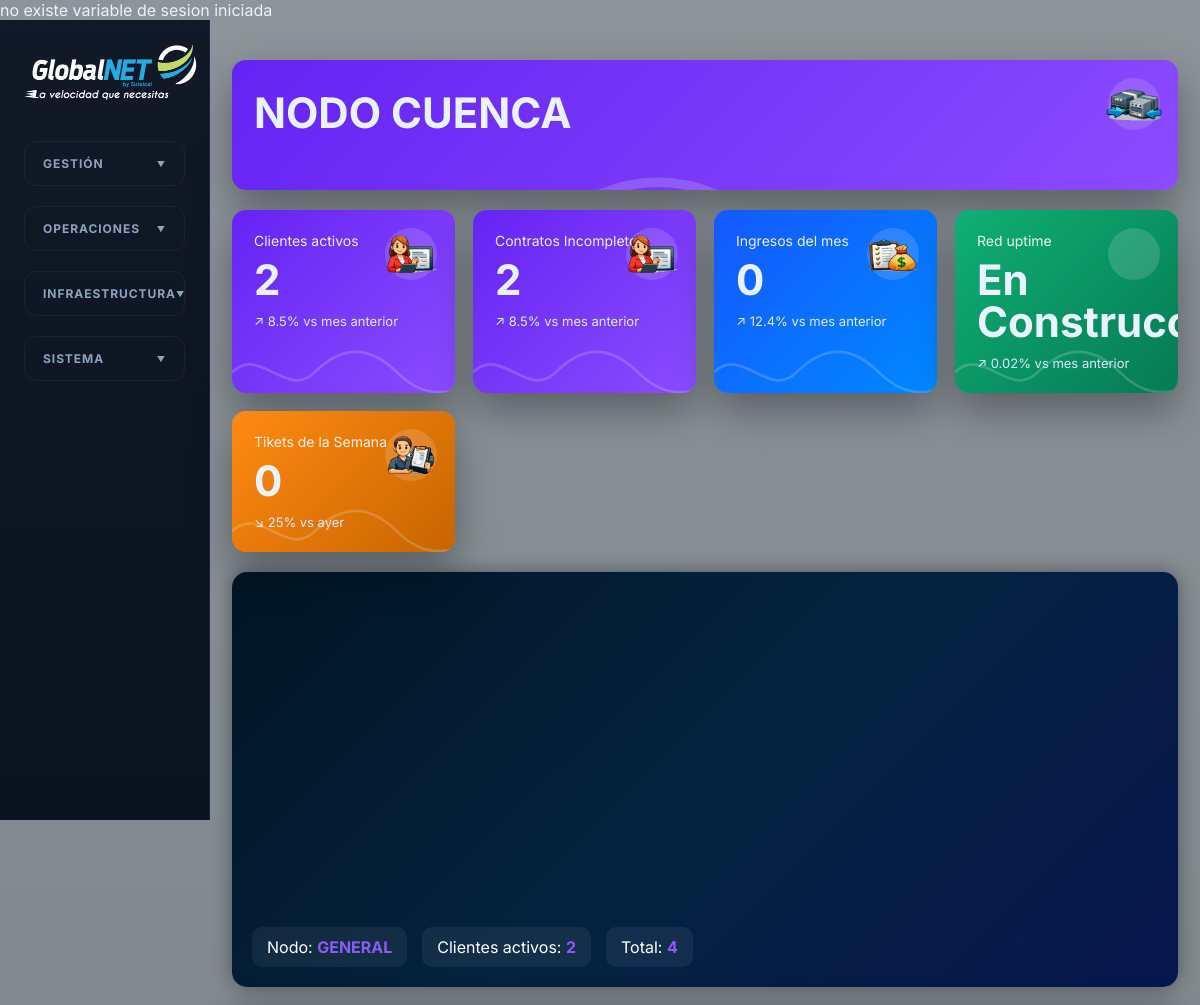
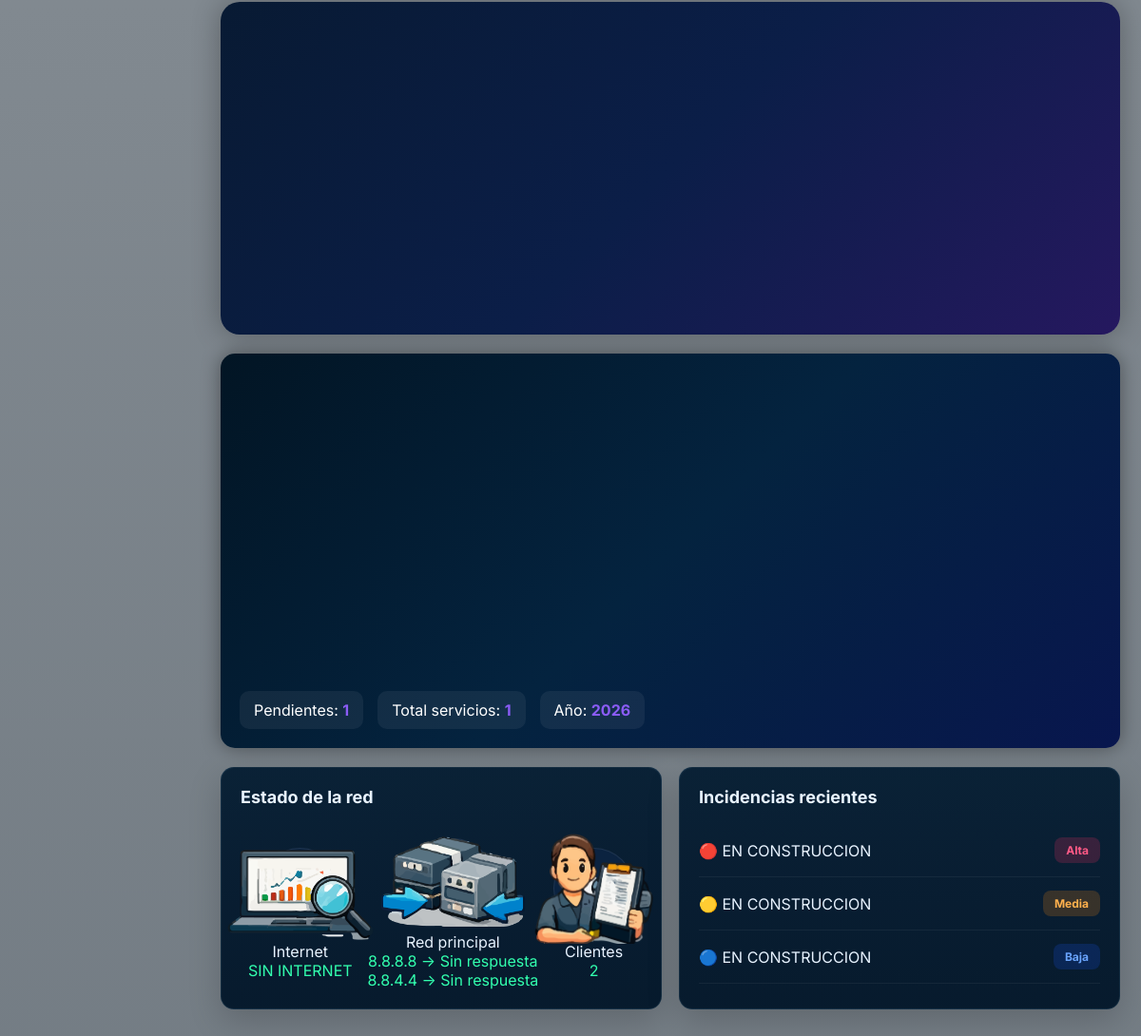
/menu_principal/panel.php, run on an earlier commit of the app's database (2 pictures, top to bottom).
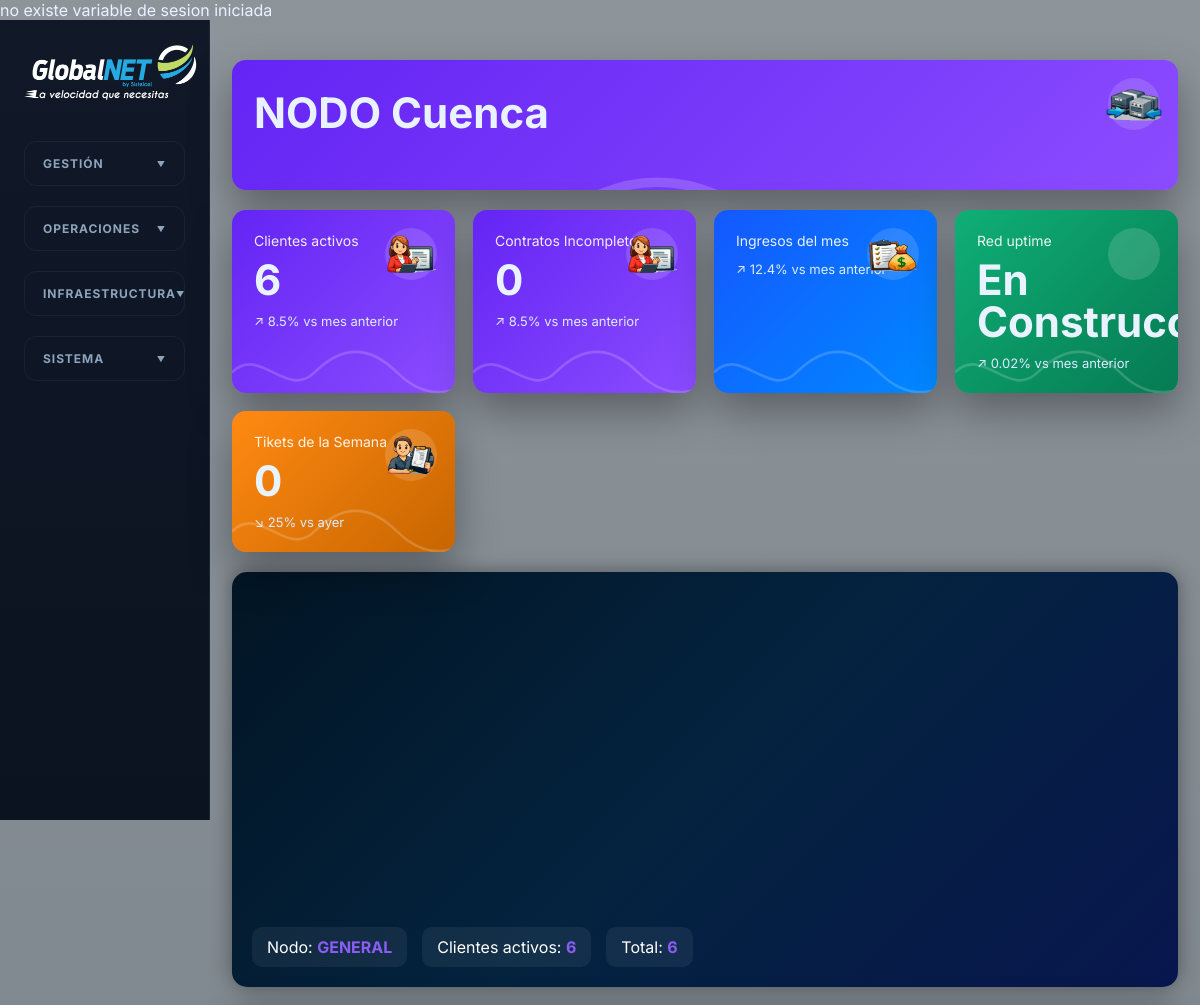
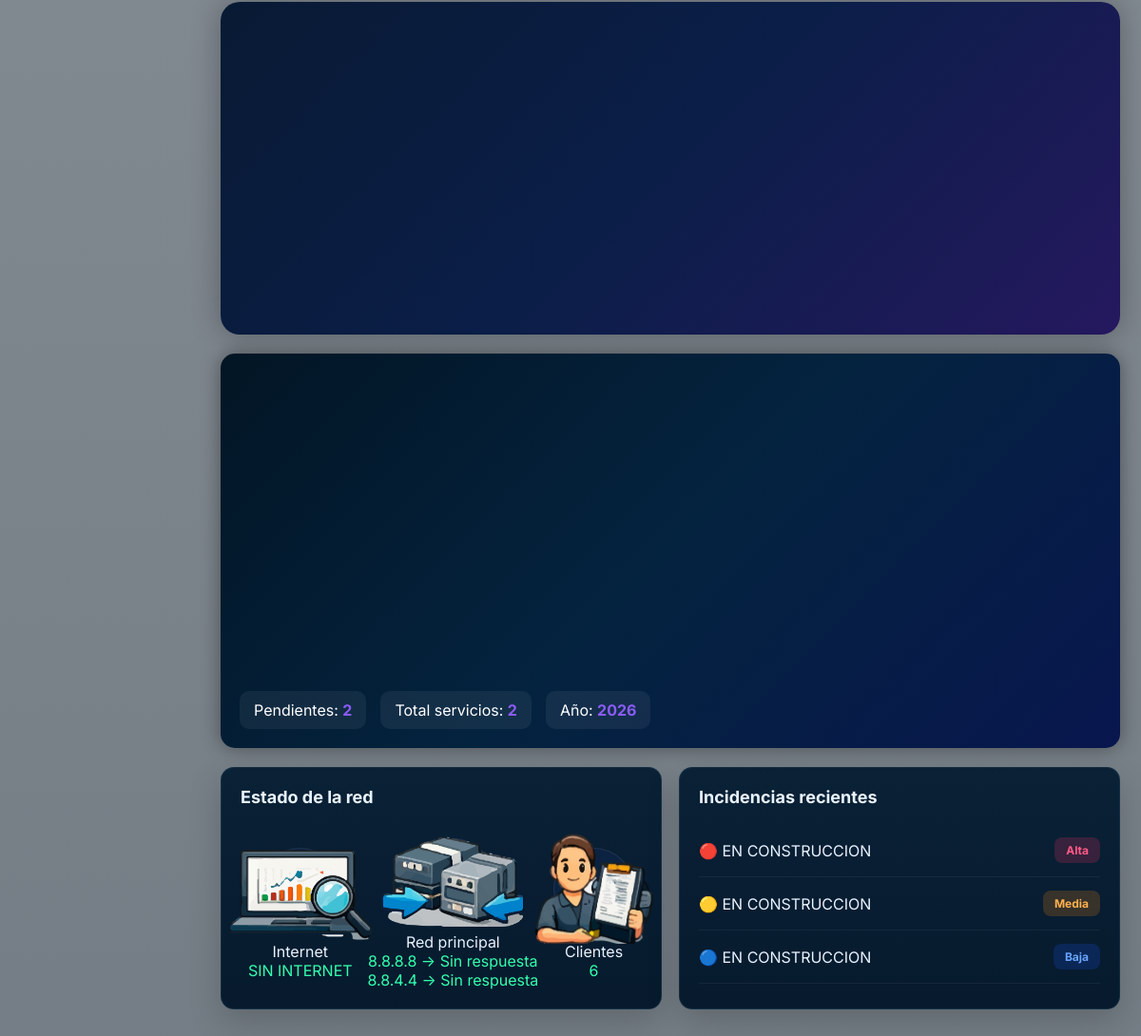
And on a later commit of the database (2 pictures, top to bottom).
### tables this page shows
CREATE TABLE `nodo` (
  `id` int NOT NULL AUTO_INCREMENT,
  `codigo` varchar(255) NOT NULL DEFAULT 'vacio',
  `puesto` varchar(255) NOT NULL DEFAULT 'vacio',
  `provincia` varchar(255) NOT NULL DEFAULT '0',
  `canton` varchar(255) NOT NULL DEFAULT '0',
  `parroquia` varchar(255) NOT NULL DEFAULT '0',
  PRIMARY KEY (`id`)
);

### menu_principal/panel.php (the view, shortened to what the changed rows need)
<!DOCTYPE html>
<html lang="es">
<head>
<?php
require('../conectar.php');
	?>
  <link rel="stylesheet" href="../css/styles.css" />
</head>
<body>
  <div class="app-shell">
    <main class="content">
<?php
function obtenerPing($ip){
    $sistema = strtoupper(substr(PHP_OS, 0, 3));
    if($sistema == 'WIN'){
        $comando = "ping -n 1 ".$ip;
    }else{
        $comando = "ping -c 1 ".$ip." 2>&1";
    }
    $salida = shell_exec($comando);
    if(preg_match('/time[=<]?\s*([0-9\.]+)/i', $salida, $coincidencia)){
        return $coincidencia[1]." ms";
    }elseif(preg_match('/tiempo[=<]?\s*([0-9\.]+)/i', $salida, $coincidencia)){
        return $coincidencia[1]." ms";
    }else{
        return "Sin respuesta";
    }
}
$ping1 = obtenerPing("8.8.8.8");
$ping2 = obtenerPing("8.8.4.4");
?>
<?php
$sqlnodos = "SELECT * FROM nodo";
$resultadonodos = $conn->query($sqlnodos);
while($filanodo = $resultadonodos->fetch_assoc()){
    $puesto = $filanodo['puesto'];
    $codigo = $filanodo['codigo'];
	?>
	<div class="isp-card isp-purple">
    <div class="isp-card-value">NODO <?php echo $puesto;?></div>
	<div class="isp-card-icon"><img src="../images/sistema/41.png" width="64" height="38" alt=""/></div>
    </div>
	<br>
	<?php
	$sql = "
SELECT
    COUNT(contratos.id) AS cantidad_activos,
    SUM(productos.preciouno) AS total
FROM contratos
INNER JOIN productos
ON contratos.producto = productos.id
WHERE contratos.estado='activo'
AND contratos.nodo='$codigo'
";
$resultado = $conn->query($sql);
$cantidad_activos = 0;
if($resultado){
    $fila = $resultado->fetch_assoc();
    $cantidad_activos = $fila['cantidad_activos'];
}
?>
<?php
$lunes = date('Y-m-d', strtotime('monday this week'));
$domingo = date('Y-m-d', strtotime('sunday this week'));
$sql = "
SELECT COUNT(id) AS total_semana
FROM clienteasignar
WHERE fecha BETWEEN '$lunes' AND '$domingo'
";
$resultado = $conn->query($sql);
$total_semana = 0;
if($resultado){
    $fila = $resultado->fetch_assoc();
    $total_semana = $fila['total_semana'];
}
$estado_internet = "SIN INTERNET";
?>
<?php
	$sql = "
SELECT
    COUNT(contratos.id) AS cantidad_activos,
    SUM(productos.preciouno) AS total
FROM contratos
INNER JOIN productos
ON contratos.producto = productos.id
WHERE contratos.estado!='activo'
AND contratos.nodo='$codigo'
";
$resultado = $conn->query($sql);
$total = 0;
$cantidad_incompletos = 0;
if($resultado){
    $fila = $resultado->fetch_assoc();
    $total = $fila['total'];
    $cantidad_incompletos = $fila['cantidad_activos'];
}
?>
<div class="isp-dashboard">
    <div class="isp-cards">
        <div class="isp-card isp-purple">
            <div class="isp-card-title">Clientes activos </div>
            <div class="isp-card-value"><?php echo $cantidad_activos;?></div>
            <div class="isp-card-footer">↗ 8.5% vs mes anterior</div>
            <div class="isp-card-icon"><img src="../images/sistema/14.png" width="64" height="38" alt=""/></div>
        </div>
		<div class="isp-card isp-purple">
            <div class="isp-card-title">Contratos Incompletos </div>
            <div class="isp-card-value"><?php echo $cantidad_incompletos;?></div>
            <div class="isp-card-footer">↗ 8.5% vs mes anterior</div>
            <div class="isp-card-icon"><img src="../images/sistema/14.png" width="64" height="38" alt=""/></div>
        </div>
        <div class="isp-card isp-blue">
            <div class="isp-card-title">Ingresos del mes</div>
            <div class="isp-card-value"><?php echo $total;?></div>
            <div class="isp-card-footer">↗ 12.4% vs mes anterior</div>
            <div class="isp-card-icon"><img src="../images/sistema/36.png" width="64" height="38" alt=""/></div>
        </div>
        <div class="isp-card isp-green">
            <div class="isp-card-title">Red uptime</div>
            <div class="isp-card-value">En Construccion</div>
            <div class="isp-card-footer">↗ 0.02% vs mes anterior</div>
            <div class="isp-card-icon"></div>
        </div>
        <div class="isp-card isp-orange">
            <div class="isp-card-title">Tikets de la Semana</div>
            <div class="isp-card-value"><?php echo $total_semana;?></div>
            <div class="isp-card-footer">↘ 25% vs ayer</div>
            <div class="isp-card-icon"><img src="../images/sistema/10.png" width="64" height="38" alt=""/></div>
        </div>
    </div>
	<?php
$sqlTotal = "SELECT COUNT(*) total FROM contratos";
$resTotal = mysqli_query($con,$sqlTotal);
$rowTotal = mysqli_fetch_assoc($resTotal);
$totalContratos = $rowTotal['total'];
$sqlActivos = "
SELECT COUNT(*) total
FROM contratos
WHERE estado LIKE 'ACTIVO'
";
$resActivos = mysqli_query($con,$sqlActivos);
$rowActivos = mysqli_fetch_assoc($resActivos);
$activos = $rowActivos['total'];
?>
	<link rel="stylesheet" href="https://cdnjs.cloudflare.com/ajax/libs/font-awesome/6.5.2/css/all.min.css">
<div class="contenedor-grafico">
	<div id="grafico_contratos"></div>
    <div class="estadisticas">
        <div class="item-estadistica">
            Nodo: <span>GENERAL</span>
        </div>
        <div class="item-estadistica">
            Clientes activos:
            <span><?php echo $activos; ?></span>
        </div>
        <div class="item-estadistica">
            Total:
            <span><?php echo $totalContratos; ?></span>
        </div>
    </div>
</div>
	<br>
<div id="grafico_serviciotecnico"></div>
	<br>
<?php
$anio = date("Y");
$sqlTotal = "SELECT COUNT(*) total FROM clienteasignar";
$resTotal = mysqli_query($con,$sqlTotal);
$rowTotal = mysqli_fetch_assoc($resTotal);
$totalServicios = $rowTotal['total'];
$sqlPendientes = "
SELECT COUNT(*) total
FROM clienteasignar
WHERE estado LIKE 'PENDIENTE'
";
$resPendientes = mysqli_query($con,$sqlPendientes);
$rowPendientes = mysqli_fetch_assoc($resPendientes);
$pendientes = $rowPendientes['total'];
?>
<div class="contenedor-grafico">
	<div id="grafico_pendientes"></div>
    <div class="estadisticas">
        <div class="item-estadistica">
            Pendientes:
            <span><?php echo $pendientes; ?></span>
        </div>
        <div class="item-estadistica">
            Total servicios:
            <span><?php echo $totalServicios; ?></span>
        </div>
        <div class="item-estadistica">
            Año:
            <span><?php echo $anio; ?></span>
        </div>
    </div>
</div>
	<br>
    <div class="isp-bottom">
        <div class="isp-panel">
            <div class="isp-title">
                Estado de la red
            </div>
            <div class="isp-network">
                <div class="isp-network-item">
                    <div class="isp-network-icon"><img src="../images/sistema/9.png" width="155" height="116" alt=""/></div>
                    <div>Internet</div>
                    <div class="isp-online"><?php echo $estado_internet;?></div>
                </div>
                <div class="isp-network-item">
                    <div class="isp-network-icon"><img src="../images/sistema/41.png" width="155" height="116" alt=""/></div>
                    <div>Red principal</div>
                    <div class="isp-online">
						<?php echo "8.8.8.8 → ".$ping1."<br>";
						echo "8.8.4.4 → ".$ping2."<br>";?>
					</div>
                </div>
                <div class="isp-network-item">
                    <div class="isp-network-icon"><img src="../images/sistema/10.png" width="155" height="116" alt=""/></div>
                    <div>Clientes</div>
                    <div class="isp-online"><?php echo $cantidad_activos;?></div>
                </div>
            </div>
        </div>
        <div class="isp-panel">
            <div class="isp-title">
                Incidencias recientes
            </div>
            <div class="isp-incident">
                <div>🔴 EN CONSTRUCCION</div>
                <div class="isp-badge isp-high">Alta</div>
            </div>
            <div class="isp-incident">
                <div>🟡 EN CONSTRUCCION</div>
                <div class="isp-badge isp-medium">Media</div>
            </div>
            <div class="isp-incident">
                <div>🔵 EN CONSTRUCCION</div>
                <div class="isp-badge isp-low">Baja</div>
            </div>
        </div>
    </div>
</div>
<br>
<?php
}
?>
		</main>
  </div>
</body>
</html>

What changed in the data, as far as the page shows it:
removed nodo: puesto "CUENCA", cantidad_activos "2", cantidad_incompletos "2", total "0", total_semana "0", activos "2", totalContratos "4", pendientes "1", totalServicios "1", anio "2026", estado_internet "SIN INTERNET"
added nodo: puesto "Cuenca", cantidad_activos "6", cantidad_incompletos "0", total_semana "0", activos "6", totalContratos "6", pendientes "2", totalServicios "2", anio "2026", estado_internet "SIN INTERNET"
